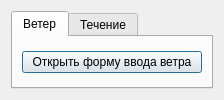
<?xml version="1.0" encoding="UTF-8"?>
<ui version="4.0">
 <class>WindCurrentInputForm</class>
 <widget class="QDialog" name="WindCurrentInputForm">
  <property name="windowTitle"><string>Ввод ветра и течения</string></property>
  <layout class="QVBoxLayout" name="mainLayout">
   <item>
    <widget class="QTabWidget" name="tabWidget">
     <widget class="QWidget" name="tabWind">
      <attribute name="title"><string>Ветер</string></attribute>
      <layout class="QVBoxLayout" name="layoutWind">
       <item><widget class="QPushButton" name="buttonWind"><property name="text"><string>Открыть форму ввода ветра</string></property></widget></item>
      </layout>
     </widget>
     <widget class="QWidget" name="tabCurrent">
      <attribute name="title"><string>Течение</string></attribute>
      <layout class="QVBoxLayout" name="layoutCurrent">
       <item><widget class="QPushButton" name="buttonCurrent"><property name="text"><string>Открыть форму ввода течения</string></property></widget></item>
      </layout>
     </widget>
    </widget>
   </item>
  </layout>
 </widget>
 <resources/>
 <connections/>
</ui>
